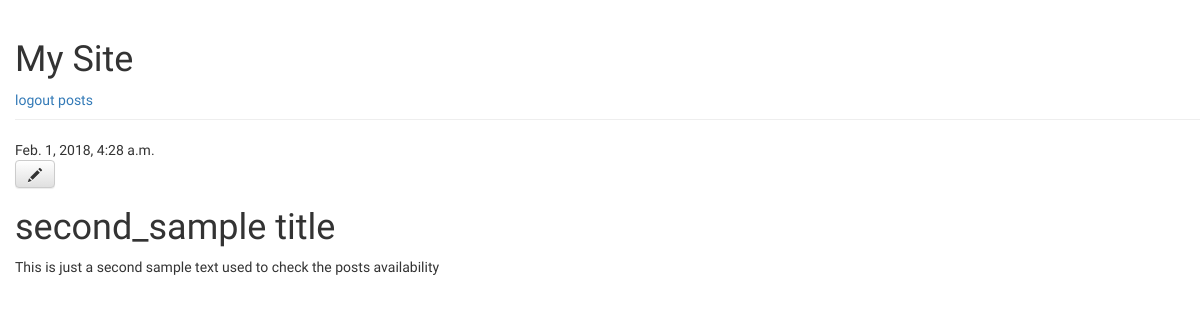
/posts/2/ (signed in), run on an earlier commit of the app's database.
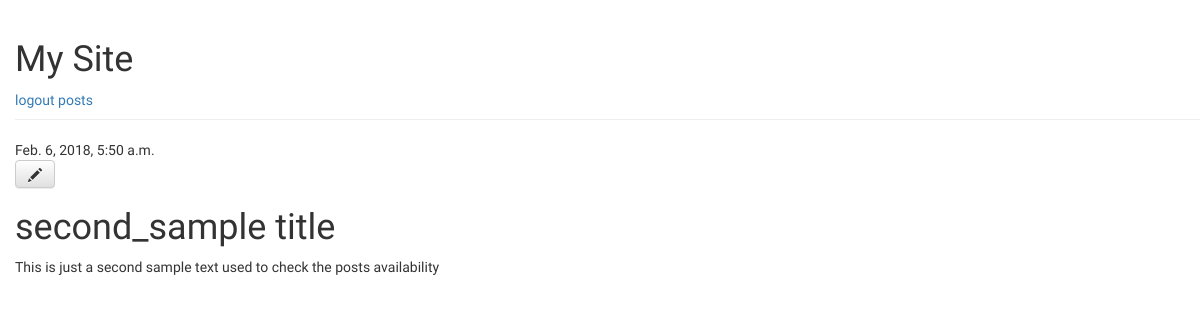
And on a later commit of the database.
### userblog/models.py (models this page shows, shortened)
class UserPost(models.Model):
    author = models.ForeignKey('auth.User', on_delete =models.CASCADE)
    title = models.CharField(max_length=200)
    text = models.TextField()
    created_date = models.DateTimeField(default=timezone.now)
    published_date = models.DateTimeField(blank=True, null=True)

### userblog/views.py (the view)
# urls.py: url(r'^posts/(?P<pk>\d+)/$', core_views.userpost_detail, name='userpost_detail'),
@login_required
def userpost_detail(request, pk):
    post = get_object_or_404(UserPost, pk=pk)
    return render(request, 'userblog/userpost_detail.html', {'post': post})

### userblog/templates/userblog/userpost_detail.html
{% extends 'userblog/base.html' %}
{% block content %}
    <div class="post">
        {% if post.published_date %}
            <div class="date">
                {{ post.published_date }}
            </div>
        {% endif %}
        {% if user.is_authenticated %}
          <a class="btn btn-default" href="{% url 'userpost_edit' pk=post.pk %}"><span class="glyphicon glyphicon-pencil"></span></a>
        {% endif %}
        <h1>{{ post.title }}</h1>
        <p>{{ post.text|linebreaksbr }}</p>
    </div>
{% endblock %}

What changed in the data, as far as the page shows it:
changed UserPost "second_sample title": published_date "Feb. 1, 2018, 4:28 a.m." → "Feb. 6, 2018, 5:50 a.m."
